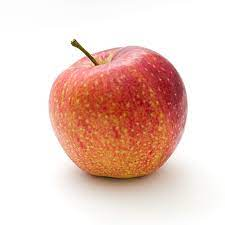
#> input picture gui/images/apple.jpeg, 225 x 225 px
$ python colouriser.py
#> lines starting #> are read from the running program, lines starting #| are printed output that depends on the picture
import numpy as np
import numpy.linalg as lag
import matplotlib.pyplot as plt

# [11 lines of commented-out code are left out]
rawImage = plt.imread("images/apple.jpeg")
#> rawImage is the input picture: shape (225, 225, 3); mean R, G, B 235.3, 205.5, 196
grayImage = np.dot(rawImage[..., :3], [0.299, 0.587, 0.114]).astype(np.uint8)
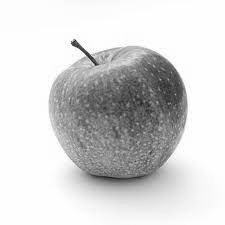
#> grayImage: shape (225, 225); min 28, max 254, mean 212.6
grayImage = np.dstack([grayImage]*3)
#> grayImage: shape (225, 225, 3)
print(np.max(grayImage))
#| 254
xSize, ySize,d = grayImage.shape
#> xSize = 225; ySize = 225; d = 3
NRandomPixelsMax = 10000

# get random indices to eventually color in
randomIndices = np.random.default_rng().choice(
    xSize * ySize, size=int(NRandomPixelsMax), replace=False
)
# define the coordinate pairs which we will color;
# returns an array formatted as [[x0,y0],[x1,y1]...]
randomCoordinates = np.array([
    [index % xSize, index // xSize]
    for index in randomIndices
])
someColorImage = grayImage.copy()
someColorImage[randomCoordinates[:,0],randomCoordinates[:,1]] = rawImage[randomCoordinates[:,0],randomCoordinates[:,1]]
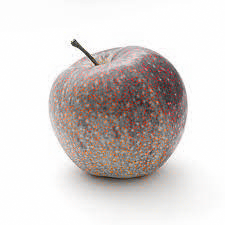
#> someColorImage: shape (225, 225, 3); mean of channels 0, 1, 2 217.1, 211.2, 209.4; drawn as R, G, B

print(grayImage[randomCoordinates[:,0],randomCoordinates[:,1]])
#> (printed output is left out)
print(np.sum(np.all(grayImage==[255,0,0],axis=2)))
#| 0
fig,ax = plt.subplots(1,2)
ax[0].imshow(grayImage)
ax[0].axis('off')
ax[1].imshow(someColorImage)
ax[1].axis('off')
plt.show()
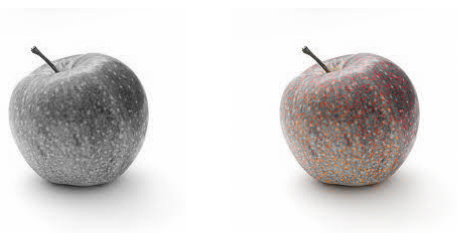
#> figure drawn by matplotlib, 2 panels


colorCoordinates = randomCoordinates
colorValues = rawImage[randomCoordinates[:,0],randomCoordinates[:,1]]

class Colouriser:
    def __init__(self,grayImage,colorCoordinates,colorValues,parameters):
        self.width,self.height = grayImage.shape
        self.grayImageVector = grayImage.flatten()
        self.grayCoordinates = np.indices()
        self.colorCoordinates = colorCoordinates
        self.colorValues = colorValues
        self.delta = parameters["delta"]
        self.sigma1 = parameters["sigma1"]
        self.sigma2 = parameters["sigma2"]
        self.p = parameters["p"]

    def kernelColorise(self):
        image = np.zeros((self.width,self.height,3))
        for i in range(3):
            KD = self.getK(self.colorCoordinates,self.colorCoordinates)
            n = self.colorCoordinates.shape[0]
            self.a_s = lag.solve(KD+self.delta*np.eye(n),colorValues)
            image[i] = self.getk(self.grayCoordinates,self.colorCoordinates) @ self.a_s
        return image

    def convNetColorise(self):
        pass

    def getK(self,X,Y):
        """Generates the kernel matrix for 2 lists of indicies X and Y. X and Y
        refer to the flattened coordiantes of the image."""
        nx,ny = len(X),len(Y)
        return np.ones((nx,ny))

$ run again, with gui/images/color_wheel.jpeg copied over gui/images/apple.jpeg
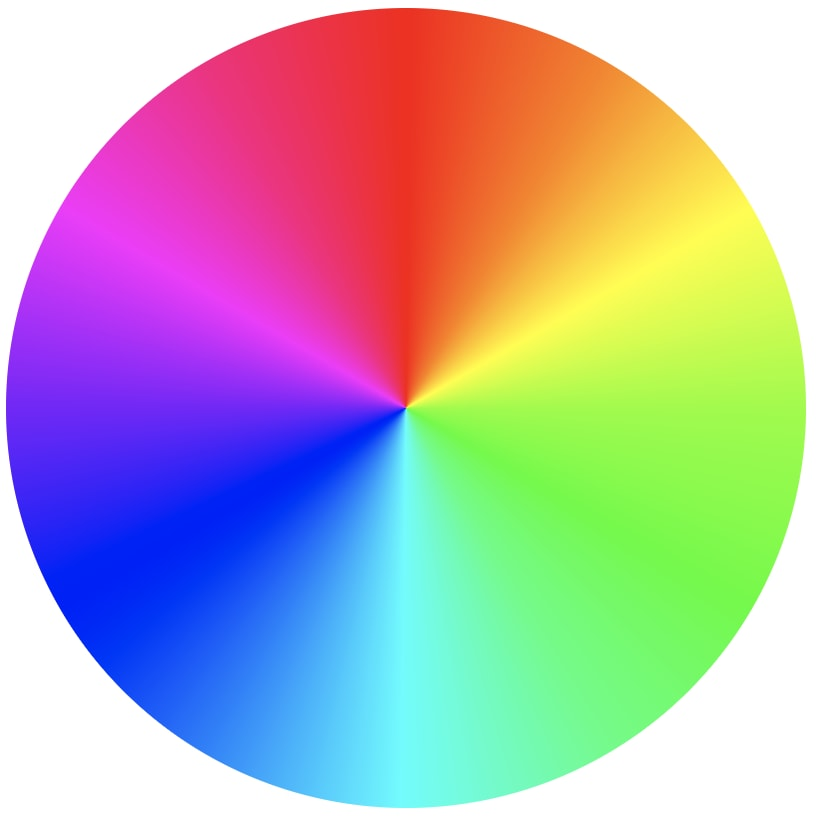
#> input picture gui/images/color_wheel.jpeg, 824 x 818 px
#> rawImage is the input picture: shape (818, 824, 3); mean R, G, B 180.5, 173.4, 178.3
#| 254
#> `someColorImage[randomCoordinates[:,0],randomCoordinates[:,1]] = rawIma..`:
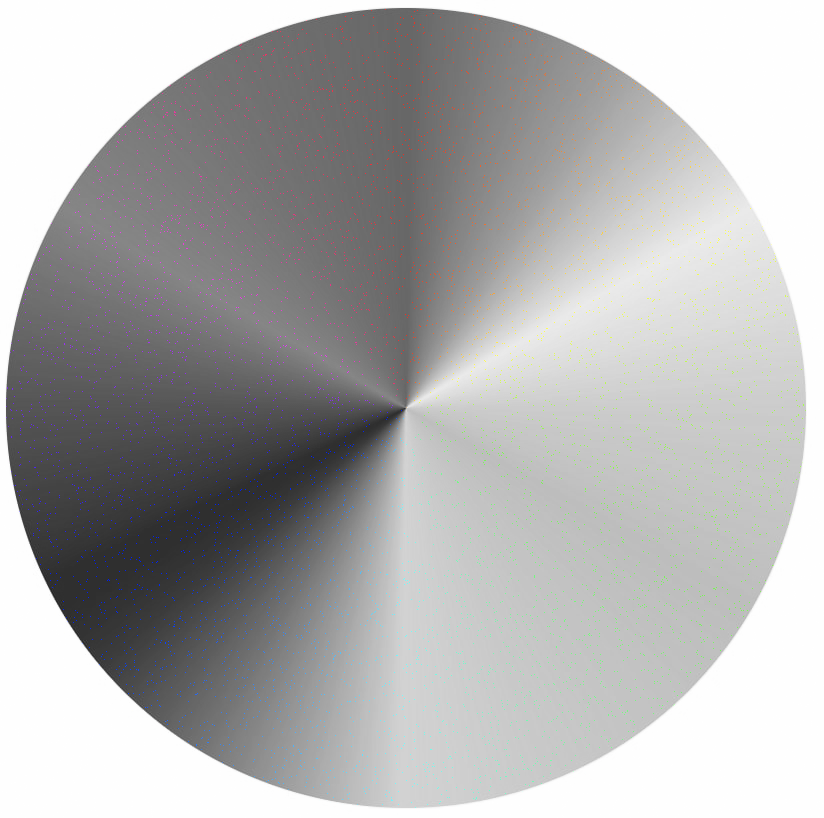
#> someColorImage: shape (818, 824, 3); mean of channels 0, 1, 2 175.5, 175.4, 175.5; drawn as R, G, B
#> (printed output is left out)
#| 0
#> `plt.show()`:
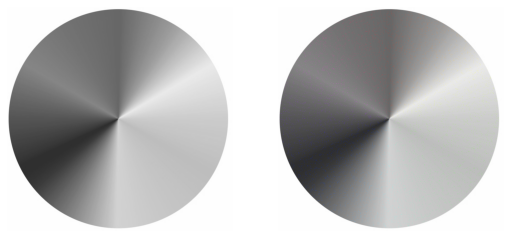
#> figure drawn by matplotlib, 2 panels

$ run again, with gui/images/kiwi.jpeg copied over gui/images/apple.jpeg
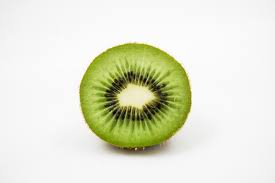
#> input picture gui/images/kiwi.jpeg, 275 x 183 px
#> rawImage is the input picture: shape (183, 275, 3); mean R, G, B 226.9, 229.4, 210.6
#| 254
#> `someColorImage[randomCoordinates[:,0],randomCoordinates[:,1]] = rawIma..`:
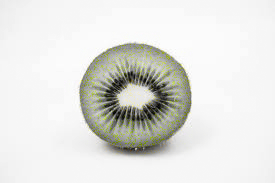
#> someColorImage: shape (183, 275, 3); mean of channels 0, 1, 2 226.3, 226.7, 223.1; drawn as R, G, B
#> (printed output is left out)
#| 0
#> `plt.show()`:
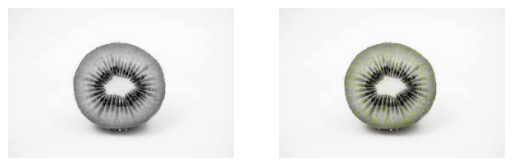
#> figure drawn by matplotlib, 2 panels
